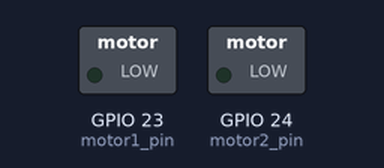
The program below on a simulated Raspberry Pi (BCM pin numbers). Parts: switched loads named in the program (green lamp = pin HIGH).

Above: at 0.15 s.
At 7.65 s:
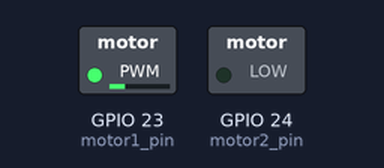
At 15.15 s:
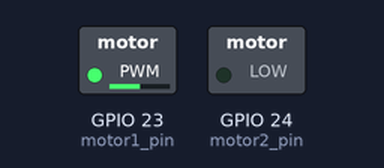
At 30.4 s:
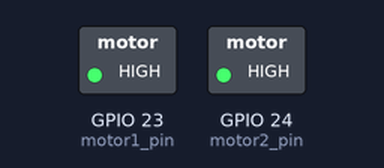
Timing chart, 0 to 40.0 s (numbered marks = the images above):
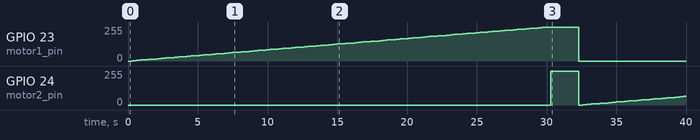

The program:

pwm_motor_drv.py
```python
import time
import wiringpi as pi

motor1_pin = 23
motor2_pin = 24

pi.wiringPiSetupGpio()
pi.pinMode( motor1_pin, pi.OUTPUT )
pi.pinMode( motor2_pin, pi.OUTPUT )

pi.softPwmCreate( motor1_pin, 0, 100)
pi.softPwmCreate( motor2_pin, 0, 100)
pi.softPwmWrite( motor1_pin, 0 )
pi.softPwmWrite( motor2_pin, 0 )

while True:
    speed = 0
    while ( speed <= 100 ):
        pi.softPwmWrite( motor1_pin, speed )
        pi.softPwmWrite( motor2_pin, 0 )
        time.sleep(0.3)
        speed = speed + 1

    pi.softPwmWrite( motor1_pin, 100 )
    pi.softPwmWrite( motor2_pin, 100 )
    time.sleep(2)

    speed = 0
    while ( speed <= 100 ):
        pi.softPwmWrite( motor1_pin, 0 )
        pi.softPwmWrite( motor2_pin, speed )
        time.sleep(0.3)
        speed = speed + 1

    pi.softPwmWrite( motor1_pin, 0 )
    pi.softPwmWrite( motor2_pin, 0 )
    time.sleep(2)
```

Measured:
- by itself, GPIO 23 (motor1_pin): rises from 0/255 to 255/255 in 29.7 s, then falls to 0/255 in 2.3 s
- by itself, GPIO 24 (motor2_pin): 0/255 → 255/255 at 30.3 s, → 0/255 2.0 s later, → 3/255 0.30 s later, → 5/255 0.30 s later, … (27 changes in this stretch)
